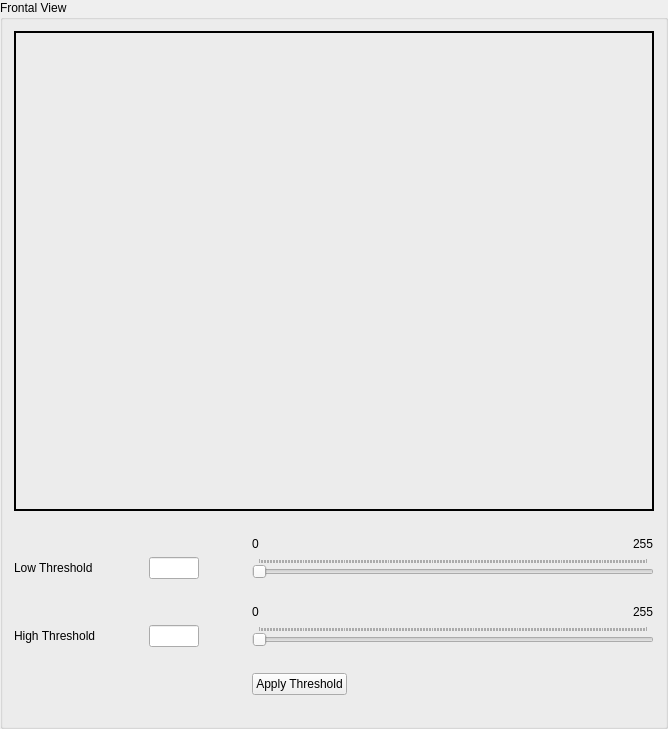
         <widget class="QGroupBox" name="groupBox">
          <property name="title">
           <string>Frontal View</string>
          </property>
          <layout class="QGridLayout" name="gridLayout_3">
           <item row="12" column="0" colspan="12">
            <spacer name="verticalSpacer_3">
             <property name="orientation">
              <enum>Qt::Vertical</enum>
             </property>
             <property name="sizeType">
              <enum>QSizePolicy::Fixed</enum>
             </property>
             <property name="sizeHint" stdset="0">
              <size>
               <width>20</width>
               <height>20</height>
              </size>
             </property>
            </spacer>
           </item>
           <item row="7" column="11">
            <widget class="QLabel" name="label_7">
             <property name="sizePolicy">
              <sizepolicy hsizetype="Fixed" vsizetype="Fixed">
               <horstretch>0</horstretch>
               <verstretch>0</verstretch>
              </sizepolicy>
             </property>
             <property name="text">
              <string>255</string>
             </property>
            </widget>
           </item>
           <item row="11" column="2">
            <widget class="QLineEdit" name="frontViewHighThreshField">
             <property name="sizePolicy">
              <sizepolicy hsizetype="Fixed" vsizetype="Fixed">
               <horstretch>0</horstretch>
               <verstretch>0</verstretch>
              </sizepolicy>
             </property>
             <property name="maximumSize">
              <size>
               <width>50</width>
               <height>30</height>
              </size>
             </property>
            </widget>
           </item>
           <item row="10" column="4">
            <widget class="QLabel" name="label_4">
             <property name="sizePolicy">
              <sizepolicy hsizetype="Fixed" vsizetype="Fixed">
               <horstretch>0</horstretch>
               <verstretch>0</verstretch>
              </sizepolicy>
             </property>
             <property name="text">
              <string>0</string>
             </property>
            </widget>
           </item>
           <item row="0" column="0" rowspan="6" colspan="12">
            <widget class="QLabel" name="frontViewEdgeImageLabel">
             <property name="sizePolicy">
              <sizepolicy hsizetype="Fixed" vsizetype="Fixed">
               <horstretch>0</horstretch>
               <verstretch>0</verstretch>
              </sizepolicy>
             </property>
             <property name="minimumSize">
              <size>
               <width>640</width>
               <height>480</height>
              </size>
             </property>
             <property name="frameShape">
              <enum>QFrame::WinPanel</enum>
             </property>
             <property name="text">
              <string/>
             </property>
            </widget>
           </item>
           <item row="8" column="1">
            <spacer name="horizontalSpacer">
             <property name="orientation">
              <enum>Qt::Horizontal</enum>
             </property>
             <property name="sizeType">
              <enum>QSizePolicy::Fixed</enum>
             </property>
             <property name="sizeHint" stdset="0">
              <size>
               <width>40</width>
               <height>20</height>
              </size>
             </property>
            </spacer>
           </item>
           <item row="8" column="2">
            <widget class="QLineEdit" name="frontViewLowThreshField">
             <property name="sizePolicy">
              <sizepolicy hsizetype="Fixed" vsizetype="Fixed">
               <horstretch>0</horstretch>
               <verstretch>0</verstretch>
              </sizepolicy>
             </property>
             <property name="maximumSize">
              <size>
               <width>50</width>
               <height>30</height>
              </size>
             </property>
            </widget>
           </item>
           <item row="11" column="1">
            <spacer name="horizontalSpacer_3">
             <property name="orientation">
              <enum>Qt::Horizontal</enum>
             </property>
             <property name="sizeType">
              <enum>QSizePolicy::Fixed</enum>
             </property>
             <property name="sizeHint" stdset="0">
              <size>
               <width>40</width>
               <height>20</height>
              </size>
             </property>
            </spacer>
           </item>
           <item row="11" column="3">
            <spacer name="horizontalSpacer_4">
             <property name="orientation">
              <enum>Qt::Horizontal</enum>
             </property>
             <property name="sizeType">
              <enum>QSizePolicy::Fixed</enum>
             </property>
             <property name="sizeHint" stdset="0">
              <size>
               <width>20</width>
               <height>20</height>
              </size>
             </property>
            </spacer>
           </item>
           <item row="14" column="4">
            <spacer name="verticalSpacer_4">
             <property name="orientation">
              <enum>Qt::Vertical</enum>
             </property>
             <property name="sizeType">
              <enum>QSizePolicy::Fixed</enum>
             </property>
             <property name="sizeHint" stdset="0">
              <size>
               <width>20</width>
               <height>20</height>
              </size>
             </property>
            </spacer>
           </item>
           <item row="9" column="0" colspan="12">
            <spacer name="verticalSpacer_2">
             <property name="orientation">
              <enum>Qt::Vertical</enum>
             </property>
             <property name="sizeType">
              <enum>QSizePolicy::Fixed</enum>
             </property>
             <property name="sizeHint" stdset="0">
              <size>
               <width>20</width>
               <height>20</height>
              </size>
             </property>
            </spacer>
           </item>
           <item row="6" column="0" colspan="12">
            <spacer name="verticalSpacer">
             <property name="orientation">
              <enum>Qt::Vertical</enum>
             </property>
             <property name="sizeType">
              <enum>QSizePolicy::Fixed</enum>
             </property>
             <property name="sizeHint" stdset="0">
              <size>
               <width>20</width>
               <height>20</height>
              </size>
             </property>
            </spacer>
           </item>
           <item row="11" column="4" colspan="8">
            <widget class="QSlider" name="frontViewHighThreshSlider">
             <property name="sizePolicy">
              <sizepolicy hsizetype="MinimumExpanding" vsizetype="Fixed">
               <horstretch>0</horstretch>
               <verstretch>0</verstretch>
              </sizepolicy>
             </property>
             <property name="maximum">
              <number>255</number>
             </property>
             <property name="orientation">
              <enum>Qt::Horizontal</enum>
             </property>
             <property name="tickPosition">
              <enum>QSlider::TicksAbove</enum>
             </property>
             <property name="tickInterval">
              <number>1</number>
             </property>
            </widget>
           </item>
           <item row="10" column="11">
            <widget class="QLabel" name="label_5">
             <property name="sizePolicy">
              <sizepolicy hsizetype="Fixed" vsizetype="Fixed">
               <horstretch>0</horstretch>
               <verstretch>0</verstretch>
              </sizepolicy>
             </property>
             <property name="text">
              <string>255</string>
             </property>
            </widget>
           </item>
           <item row="8" column="4" colspan="8">
            <widget class="QSlider" name="frontViewLowThreshSlider">
             <property name="sizePolicy">
              <sizepolicy hsizetype="Expanding" vsizetype="Fixed">
               <horstretch>0</horstretch>
               <verstretch>0</verstretch>
              </sizepolicy>
             </property>
             <property name="maximum">
              <number>255</number>
             </property>
             <property name="orientation">
              <enum>Qt::Horizontal</enum>
             </property>
             <property name="tickPosition">
              <enum>QSlider::TicksAbove</enum>
             </property>
             <property name="tickInterval">
              <number>1</number>
             </property>
            </widget>
           </item>
           <item row="11" column="0">
            <widget class="QLabel" name="label_3">
             <property name="sizePolicy">
              <sizepolicy hsizetype="Fixed" vsizetype="Fixed">
               <horstretch>0</horstretch>
               <verstretch>0</verstretch>
              </sizepolicy>
             </property>
             <property name="text">
              <string>High Threshold</string>
             </property>
            </widget>
           </item>
           <item row="7" column="4">
            <widget class="QLabel" name="label_6">
             <property name="sizePolicy">
              <sizepolicy hsizetype="Fixed" vsizetype="Fixed">
               <horstretch>0</horstretch>
               <verstretch>0</verstretch>
              </sizepolicy>
             </property>
             <property name="text">
              <string>0</string>
             </property>
            </widget>
           </item>
           <item row="8" column="3">
            <spacer name="horizontalSpacer_2">
             <property name="orientation">
              <enum>Qt::Horizontal</enum>
             </property>
             <property name="sizeType">
              <enum>QSizePolicy::Fixed</enum>
             </property>
             <property name="sizeHint" stdset="0">
              <size>
               <width>20</width>
               <height>20</height>
              </size>
             </property>
            </spacer>
           </item>
           <item row="8" column="0">
            <widget class="QLabel" name="label_2">
             <property name="sizePolicy">
              <sizepolicy hsizetype="Fixed" vsizetype="Fixed">
               <horstretch>0</horstretch>
               <verstretch>0</verstretch>
              </sizepolicy>
             </property>
             <property name="text">
              <string>Low Threshold</string>
             </property>
            </widget>
           </item>
           <item row="13" column="4">
            <widget class="QPushButton" name="frontViewThreshApplyButton">
             <property name="text">
              <string>Apply Threshold</string>
             </property>
            </widget>
           </item>
          </layout>
         </widget>
